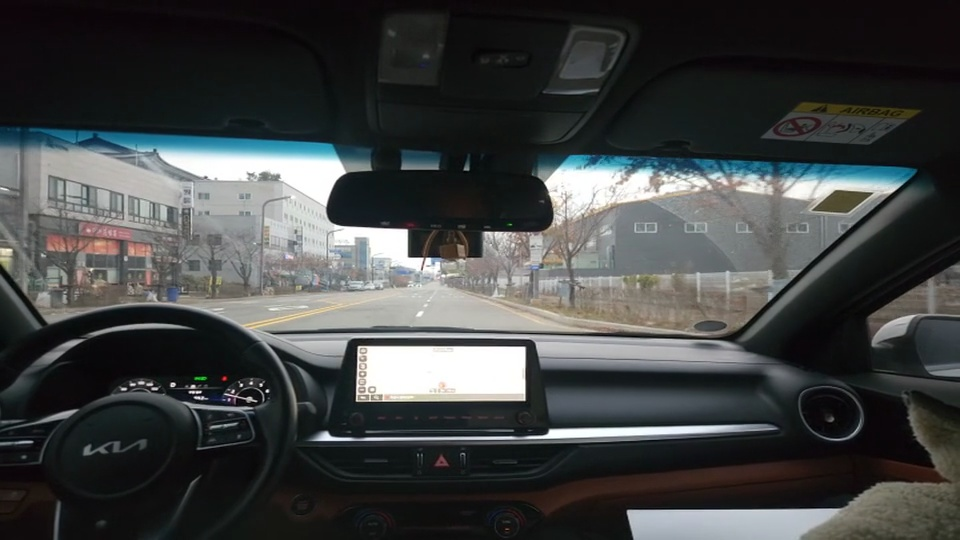
#> input picture 캡스톤_모델정리/find_lane/이벤트 4_original.jpg, 960 x 540 px, given in place of 이벤트 4.mp4, which was not available
$ python test_methods.py
#> lines starting #> are read from the running program, lines starting #| are printed output that depends on the picture; after the words box and inside, x2 and y2 are one past the last pixel; in counts of white or black regions, pixels touching at a corner belong together; pictures that were not available may be replaced by others from this repository, and a replacement may not be noted
#> further down, frame is the input picture: shape (540, 960, 3); mean B, G, R 67.4, 67.4, 64.9
#!/usr/bin/env python3
"""
차선 검출 개선 도구 - 다양한 방법 비교
"""
import sys
from pathlib import Path
sys.path.insert(0, str(Path(__file__).resolve().parent.parent / "src"))

import cv2
import numpy as np

# BEV transformation
H_MATRIX = np.array([
    [-3.97727273e-02, -3.24810606e-01, 1.00492424e02],
    [4.37257068e-16, -2.54829545e00, 7.89971591e02],
    [1.16574774e-18, -3.69318182e-03, 1.00000000e00],
])

MY_CAR_BEV_X = 105
MY_CAR_BEV_Y = 400

def method1_hsv_basic(bev_frame):
    """기본 HSV 방법"""
    hsv = cv2.cvtColor(bev_frame, cv2.COLOR_BGR2HSV)
#> hsv: shape (600, 210, 3); mean H, S, V 43.9, 24.6, 67.9

    # 흰색
    lower_white = np.array([0, 0, 180])
    upper_white = np.array([180, 50, 255])
    white_mask = cv2.inRange(hsv, lower_white, upper_white)
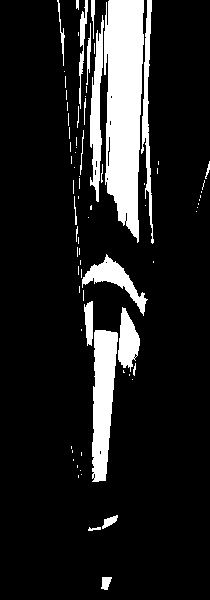
#> white_mask: shape (600, 210); 13.2% white; 77 white regions (54 under 20 px), largest, box (x1, y1, x2, y2) and area: (104, 0, 144, 243) 7527, (92, 330, 118, 482) 2814, (90, 15, 104, 202) 1362

    # 노란색
    lower_yellow = np.array([15, 80, 80])
    upper_yellow = np.array([35, 255, 255])
    yellow_mask = cv2.inRange(hsv, lower_yellow, upper_yellow)
#> yellow_mask: shape (600, 210); 0.08% white in thin lines or dots, all inside (x1, y1, x2, y2) = (75, 14, 162, 207)

    combined = cv2.bitwise_or(white_mask, yellow_mask)
    return combined

def method2_hsv_tuned(bev_frame):
    """튜닝된 HSV 방법 (파라미터 완화)"""
    hsv = cv2.cvtColor(bev_frame, cv2.COLOR_BGR2HSV)

    # 흰색 - 더 넓은 범위
    lower_white = np.array([0, 0, 150])  # 밝기 낮춤
    upper_white = np.array([180, 60, 255])  # 채도 증가
    white_mask = cv2.inRange(hsv, lower_white, upper_white)
#> white_mask: shape (600, 210); 22.6% white; 106 white regions (91 under 20 px), largest, box (x1, y1, x2, y2) and area: (57, 0, 156, 392) 23547, (92, 329, 118, 483) 2912, (50, 178, 62, 258) 341

    # 노란색 - 더 넓은 범위
    lower_yellow = np.array([10, 60, 60])  # 모든 범위 완화
    upper_yellow = np.array([40, 255, 255])
    yellow_mask = cv2.inRange(hsv, lower_yellow, upper_yellow)
#> yellow_mask: shape (600, 210); 1.9% white; 52 white regions (48 under 20 px), largest, box (x1, y1, x2, y2) and area: (151, 0, 169, 129) 1261, (153, 109, 167, 209) 498, (74, 34, 87, 213) 470, (88, 0, 91, 24) 53

    combined = cv2.bitwise_or(white_mask, yellow_mask)
#> combined: shape (600, 210); 24.5% white; 118 white regions (106 under 20 px), largest, box (x1, y1, x2, y2) and area: (57, 0, 184, 392) 26108, (92, 329, 118, 483) 2912, (50, 178, 62, 258) 341

    # Morphological operations
    kernel = np.ones((3, 3), np.uint8)
    combined = cv2.morphologyEx(combined, cv2.MORPH_CLOSE, kernel)
#> combined: shape (600, 210); 25.2% white; 71 white regions (62 under 20 px), largest, box (x1, y1, x2, y2) and area: (57, 0, 185, 483) 30444, (186, 160, 210, 254) 353, (50, 178, 62, 258) 344
    combined = cv2.morphologyEx(combined, cv2.MORPH_OPEN, kernel)
#> combined: shape (600, 210); 24.7% white; 12 white regions (6 under 20 px), largest, box (x1, y1, x2, y2) and area: (57, 0, 179, 483) 30207, (191, 164, 210, 234) 310, (50, 180, 62, 221) 292, (102, 515, 119, 529) 129, (101, 577, 112, 590) 110, (22, 55, 26, 60) 20

    return combined

def method3_edge_based(bev_frame):
    """엣지 기반 방법 (Canny + 형태학)"""
    gray = cv2.cvtColor(bev_frame, cv2.COLOR_BGR2GRAY)

    # Gaussian blur
    blurred = cv2.GaussianBlur(gray, (5, 5), 0)
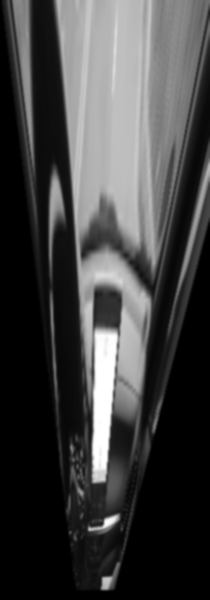
#> blurred: shape (600, 210); min 0, max 255, mean 65.4

    # Canny edge detection
    edges = cv2.Canny(blurred, 50, 150)
#> edges: shape (600, 210); 5.1% white in thin lines or dots

    # Morphological operations to connect edges
    kernel = np.ones((3, 3), np.uint8)
    edges = cv2.dilate(edges, kernel, iterations=1)
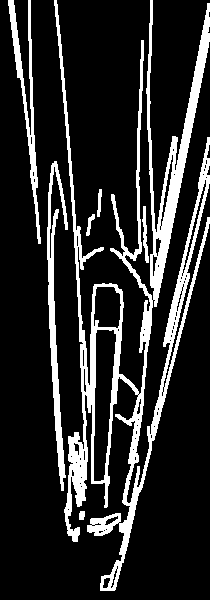
#> edges: shape (600, 210); 16.2% white; 7 white regions, largest, box (x1, y1, x2, y2) and area: (54, 0, 210, 591) 16271, (47, 161, 68, 491) 2084, (8, 0, 41, 244) 1583

    return edges

def method4_combined(bev_frame):
    """결합 방법 (HSV + Edge)"""
    hsv_mask = method2_hsv_tuned(bev_frame)
    edge_mask = method3_edge_based(bev_frame)

    # 두 방법 결합
    combined = cv2.bitwise_or(hsv_mask, edge_mask)
#> combined: shape (600, 210); 38% white; 7 white regions (2 under 20 px), largest, box (x1, y1, x2, y2) and area: (54, 0, 210, 591) 43821, (47, 161, 68, 491) 2334, (8, 0, 41, 244) 1583, (79, 511, 85, 520) 49, (22, 55, 26, 60) 20

    # Morphological operations
    kernel = np.ones((5, 5), np.uint8)
    combined = cv2.morphologyEx(combined, cv2.MORPH_CLOSE, kernel)
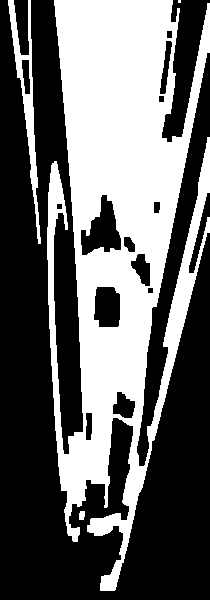
#> combined: shape (600, 210); 40.4% white; 4 white regions (1 under 20 px), largest, box (x1, y1, x2, y2) and area: (47, 0, 210, 591) 49136, (8, 0, 41, 244) 1746, (79, 511, 85, 520) 49

    return combined

def method5_adaptive_threshold(bev_frame):
    """적응형 임계값 방법"""
    gray = cv2.cvtColor(bev_frame, cv2.COLOR_BGR2GRAY)

    # Adaptive threshold
    thresh = cv2.adaptiveThreshold(
        gray, 255, cv2.ADAPTIVE_THRESH_GAUSSIAN_C,
        cv2.THRESH_BINARY, 11, 2
    )
#> thresh: shape (600, 210); 73.1% white; 416 black regions (364 under 20 px), largest, box (x1, y1, x2, y2) and area: (0, 0, 210, 594) 22697, (148, 0, 185, 236) 1992, (77, 0, 116, 276) 1985

    # Morphological operations
    kernel = np.ones((3, 3), np.uint8)
    thresh = cv2.morphologyEx(thresh, cv2.MORPH_CLOSE, kernel)
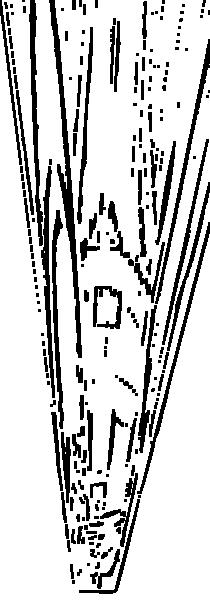
#> thresh: shape (600, 210); 81.6% white; 229 black regions (100 under 20 px), largest, box (x1, y1, x2, y2) and area: (49, 0, 82, 358) 2164, (29, 0, 43, 246) 1213, (155, 39, 210, 304) 1122

    return thresh

# Load test frame
video_path = Path(__file__).resolve().parent.parent / "Data" / "이벤트 4.mp4"
cap = cv2.VideoCapture(str(video_path))
cap.set(cv2.CAP_PROP_POS_FRAMES, 100)
ret, frame = cap.read()
cap.release()

if not ret:
    print("Failed to read frame")
    sys.exit(1)

# Apply BEV
bev_frame = cv2.warpPerspective(frame, H_MATRIX, (210, 600), flags=cv2.INTER_LINEAR)

# Test all methods
debug_dir = Path(__file__).resolve().parent
results = {
    "1_hsv_basic": method1_hsv_basic(bev_frame),
    "2_hsv_tuned": method2_hsv_tuned(bev_frame),
    "3_edge_based": method3_edge_based(bev_frame),
    "4_combined": method4_combined(bev_frame),
    "5_adaptive": method5_adaptive_threshold(bev_frame),
}

# Save all results
cv2.imwrite(str(debug_dir / "original_bev.jpg"), bev_frame)
print("Saved: original_bev.jpg")

for name, mask in results.items():
    cv2.imwrite(str(debug_dir / f"method_{name}.jpg"), mask)

    # Create overlay
    overlay = bev_frame.copy()
    overlay[mask > 127] = [255, 255, 255]
    cv2.imwrite(str(debug_dir / f"overlay_{name}.jpg"), overlay)

    # Count pixels
    pixel_count = np.sum(mask > 127)
    percentage = 100 * pixel_count / (mask.shape[0] * mask.shape[1])
    print(f"{name}: {pixel_count} pixels ({percentage:.1f}%)")
#> this loop made 5 passes
#> (name, pixel_count, percentage) on passes 1 to 5: ('1_hsv_basic', 16688, 13.24), ('2_hsv_tuned', 31143, 24.72), ('3_edge_based', 20351, 16.15), ('4_combined', 50940, 40.43), ('5_adaptive', 102786, 81.58)
#| 1_hsv_basic: 16688 pixels (13.2%)
#| 2_hsv_tuned: 31143 pixels (24.7%)
#| 3_edge_based: 20351 pixels (16.2%)
#| 4_combined: 50940 pixels (40.4%)
#| 5_adaptive: 102786 pixels (81.6%)
#> pass 1, `cv2.imwrite(str(debug_dir / f"overlay_{name}.jpg"), overlay)`:
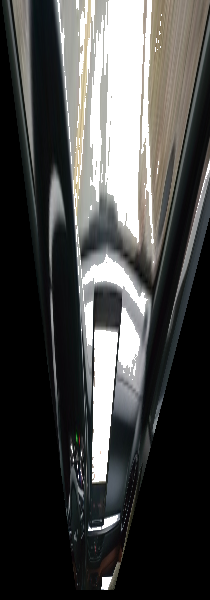
#> saved as overlay_1_hsv_basic.jpg: shape (600, 210, 3); mean B, G, R 71.9, 73.3, 73.1
#> after the loop:
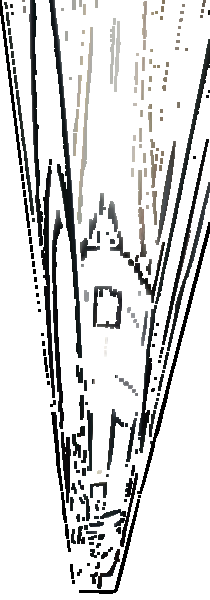
#> overlay: shape (600, 210, 3); mean B, G, R 217, 217.2, 217

print(f"\nAll test images saved to: {debug_dir}")
print("\n추천:")
print("- 각 방법의 overlay 이미지를 확인하세요")
print("- 가장 잘 작동하는 방법을 선택하세요")
print("- 필요시 파라미터를 조정하세요")

$ run again, on 캡스톤_모델정리/find_lane/이벤트 5_original.jpg
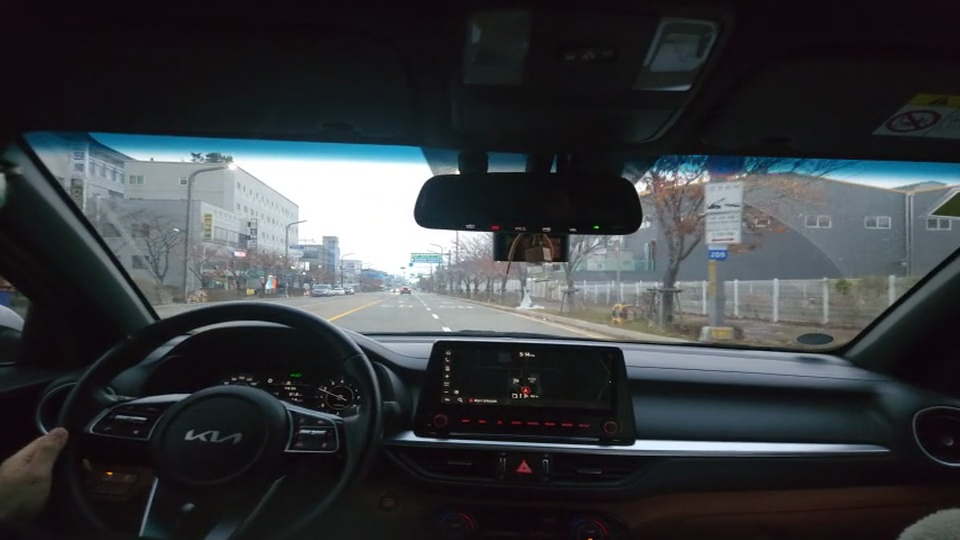
#> input picture 캡스톤_모델정리/find_lane/이벤트 5_original.jpg, 960 x 540 px, given in place of 이벤트 4.mp4, which was not available
#> frame is the input picture: shape (540, 960, 3); mean B, G, R 61.8, 58.5, 55.1
#> hsv: shape (600, 210, 3); mean H, S, V 57, 32.1, 56.2
#> in method1_hsv_basic, `white_mask = cv2.inRange(hsv, lower_white, upper_white)`:
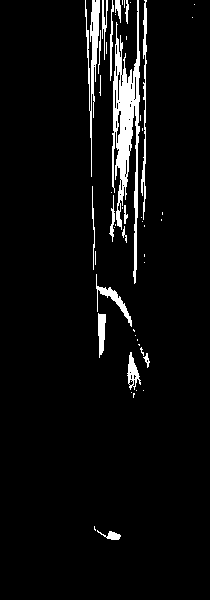
#> white_mask: shape (600, 210); 5.1% white; 50 white regions (32 under 20 px), largest, box (x1, y1, x2, y2) and area: (112, 0, 140, 284) 3130, (85, 0, 100, 177) 869, (141, 0, 147, 220) 505
#> the loop `for name, mask in results.items():` made 5 passes
#> (name, pixel_count, percentage) on passes 1 to 5: ('1_hsv_basic', 6618, 5.25), ('2_hsv_tuned', 19978, 15.86), ('3_edge_based', 16134, 12.8), ('4_combined', 34999, 27.78), ('5_adaptive', 103006, 81.75)
#> (printed output is left out)
#> after the loop `for name, mask in results.items():`:
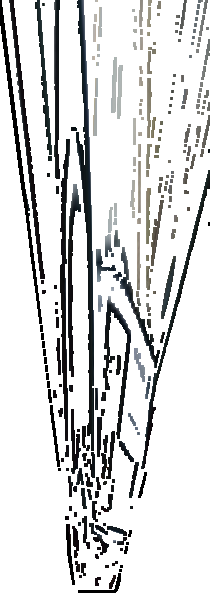
#> overlay: shape (600, 210, 3); mean B, G, R 217.7, 217.6, 217.1

$ run again, on 캡스톤_모델정리/find_lane/method_1_hsv_basic.jpg
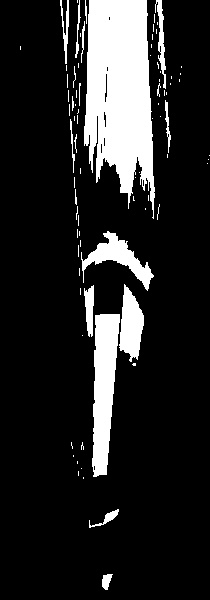
#> input picture 캡스톤_모델정리/find_lane/method_1_hsv_basic.jpg, 210 x 600 px, given in place of 이벤트 4.mp4, which was not available
#> frame is the input picture: shape (600, 210, 3); min 0, max 255, mean 38.2
#> hsv: shape (600, 210, 3); mean H, S, V 0, 0, 7.6
#> yellow_mask: shape (600, 210); every value is 0
#> in method5_adaptive_threshold, `thresh = cv2.morphologyEx(thresh, cv2.MORPH_CLOSE, kernel)`:
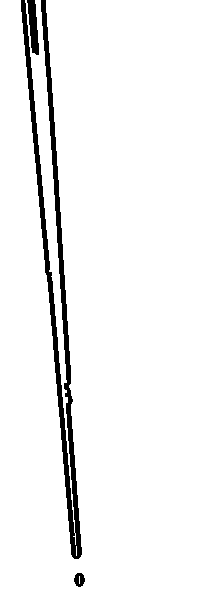
#> thresh: shape (600, 210); 95.2% white; 3 black regions, box (x1, y1, x2, y2) and area: (21, 0, 82, 559) 5482, (27, 0, 39, 55) 410, (74, 573, 85, 587) 110
#> the loop `for name, mask in results.items():` made 5 passes
#> (name, pixel_count, percentage) on passes 1 to 5: ('1_hsv_basic', 3601, 2.86), ('2_hsv_tuned', 3634, 2.88), ('3_edge_based', 5200, 4.13), ('4_combined', 6516, 5.17), ('5_adaptive', 119998, 95.24)
#> (printed output is left out)
#> pass 2, `cv2.imwrite(str(debug_dir / f"overlay_{name}.jpg"), overlay)`:
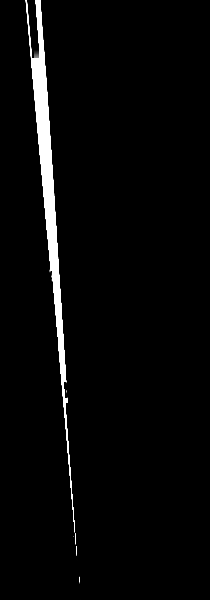
#> saved as overlay_2_hsv_tuned.jpg: shape (600, 210, 3); min 0, max 255, mean 8.2

$ run again, on 캡스톤_모델정리/find_lane/method_2_hsv_tuned.jpg
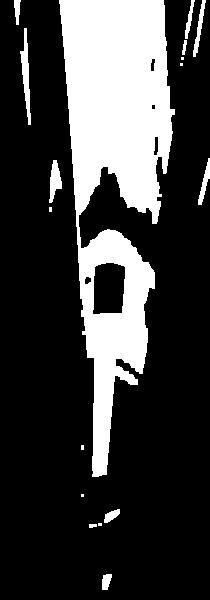
#> input picture 캡스톤_모델정리/find_lane/method_2_hsv_tuned.jpg, 210 x 600 px, given in place of 이벤트 4.mp4, which was not available
#> frame is the input picture: shape (600, 210, 3); min 0, max 255, mean 61.9
#> hsv: shape (600, 210, 3); mean H, S, V 0, 0, 9.8
#> yellow_mask: shape (600, 210); every value is 0
#> in method5_adaptive_threshold, `thresh = cv2.morphologyEx(thresh, cv2.MORPH_CLOSE, kernel)`:
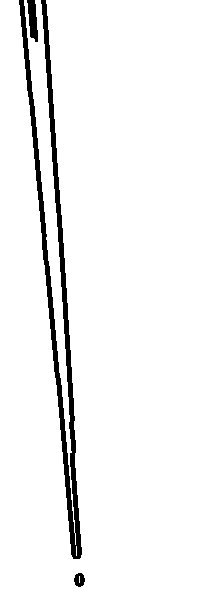
#> thresh: shape (600, 210); 95.3% white; 3 black regions, box (x1, y1, x2, y2) and area: (19, 0, 82, 559) 5490, (27, 0, 38, 42) 308, (74, 573, 85, 587) 112
#> the loop `for name, mask in results.items():` made 5 passes
#> (name, pixel_count, percentage) on passes 1 to 5: ('1_hsv_basic', 4739, 3.76), ('2_hsv_tuned', 4741, 3.76), ('3_edge_based', 4085, 3.24), ('4_combined', 7206, 5.72), ('5_adaptive', 120090, 95.31)
#> (printed output is left out)
